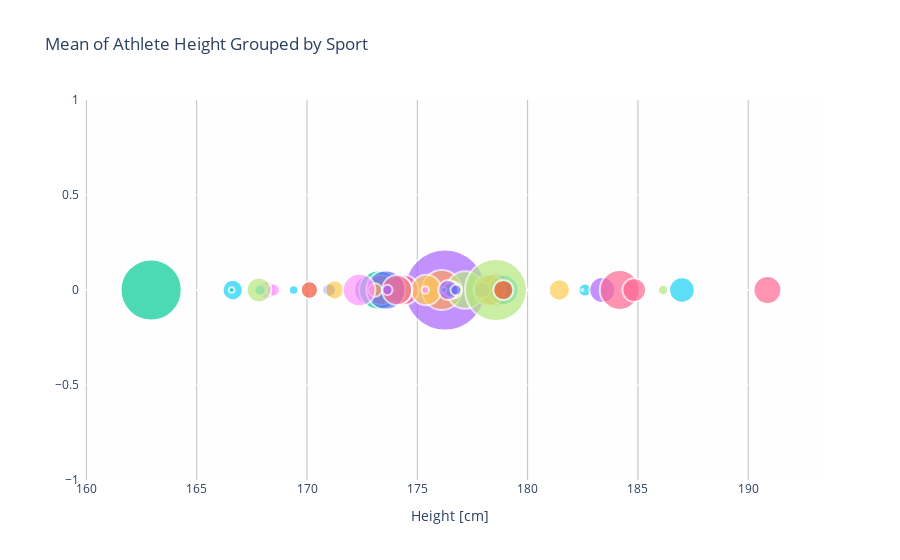

Notebook cell for this chart:
### Code cell
data = []
for sport in dataset['Sport']:
    ds = dataset[dataset['Sport']==sport]
    trace = go.Scatter(
        x = ds['Height'],
        
        name = sport,
        marker=dict(
            symbol='circle',
            sizemode='area',
            sizeref=10,
            size=ds['ID'],
            line=dict(
                width=2
            ),),
        text = ds['hover_text']
    )
    data.append(trace)
                         
layout = go.Layout(
    title='Mean of Athlete Height Grouped by Sport',
    xaxis=dict(
        title='Height [cm]',
        gridcolor='rgb(128, 128, 128)',
        zerolinewidth=1,
        ticklen=1,
        gridwidth=0.5,

    ),
    paper_bgcolor='rgb(255,255,255)',
    plot_bgcolor='rgb(254, 254, 254)',
    showlegend=False,
)


fig = dict(data = data, layout = layout)

iplot(fig, filename='athletes_Height_measurements')

### Figure 1 — Plotly figure (JSON) as saved in the notebook; plotly's stock layout.template omitted (floating-point values rounded to 4 significant figures)
{"data": [{"marker": {"line": {"width": 2}, "size": [6394], "sizemode": "area", "sizeref": 10, "symbol": "circle"}, "name": "Alpine Skiing", "text": ["Sport: Alpine Skiing<br>Number of athlets: 6394<br>Mean Height: 173.49<br>"], "type": "scatter", "x": [173.5]}, {"marker": {"line": {"width": 2}, "size": [1945], "sizemode": "area", "sizeref": 10, "symbol": "circle"}, "name": "Archery", "text": ["Sport: Archery<br>Number of athlets: 1945<br>Mean Height: 173.2<br>"], "type": "scatter", "x": [173.2]}, {"marker": {"line": {"width": 2}, "size": [59], "sizemode": "area", "sizeref": 10, "symbol": "circle"}, "name": "Art Competitions", "text": ["Sport: Art Competitions<br>Number of athlets: 59<br>Mean Height: 174.64<br>"], "type": "scatter", "x": [174.6]}, {"marker": {"line": {"width": 2}, "size": [32907], "sizemode": "area", "sizeref": 10, "symbol": "circle"}, "name": "Athletics", "text": ["Sport: Athletics<br>Number of athlets: 32907<br>Mean Height: 176.26<br>"], "type": "scatter", "x": [176.3]}, {"marker": {"line": {"width": 2}, "size": [1387], "sizemode": "area", "sizeref": 10, "symbol": "circle"}, "name": "Badminton", "text": ["Sport: Badminton<br>Number of athlets: 1387<br>Mean Height: 174.18<br>"], "type": "scatter", "x": [174.2]}, {"marker": {"line": {"width": 2}, "size": [846], "sizemode": "area", "sizeref": 10, "symbol": "circle"}, "name": "Baseball", "text": ["Sport: Baseball<br>Number of athlets: 846<br>Mean Height: 182.6<br>"], "type": "scatter", "x": [182.6]}, {"marker": {"line": {"width": 2}, "size": [3881], "sizemode": "area", "sizeref": 10, "symbol": "circle"}, "name": "Basketball", "text": ["Sport: Basketball<br>Number of athlets: 3881<br>Mean Height: 190.87<br>"], "type": "scatter", "x": [190.9]}, {"marker": {"line": {"width": 2}, "size": [545], "sizemode": "area", "sizeref": 10, "symbol": "circle"}, "name": "Beach Volleyball", "text": ["Sport: Beach Volleyball<br>Number of athlets: 545<br>Mean Height: 186.14<br>"], "type": "scatter", "x": [186.1]}, {"marker": {"line": {"width": 2}, "size": [4631], "sizemode": "area", "sizeref": 10, "symbol": "circle"}, "name": "Biathlon", "text": ["Sport: Biathlon<br>Number of athlets: 4631<br>Mean Height: 174.03<br>"], "type": "scatter", "x": [174.0]}, {"marker": {"line": {"width": 2}, "size": [2272], "sizemode": "area", "sizeref": 10, "symbol": "circle"}, "name": "Bobsleigh", "text": ["Sport: Bobsleigh<br>Number of athlets: 2272<br>Mean Height: 181.44<br>"], "type": "scatter", "x": [181.4]}, {"marker": {"line": {"width": 2}, "size": [4578], "sizemode": "area", "sizeref": 10, "symbol": "circle"}, "name": "Boxing", "text": ["Sport: Boxing<br>Number of athlets: 4578<br>Mean Height: 172.83<br>"], "type": "scatter", "x": [172.8]}, {"marker": {"line": {"width": 2}, "size": [5560], "sizemode": "area", "sizeref": 10, "symbol": "circle"}, "name": "Canoeing", "text": ["Sport: Canoeing<br>Number of athlets: 5560<br>Mean Height: 178.54<br>"], "type": "scatter", "x": [178.5]}, {"marker": {"line": {"width": 2}, "size": [7669], "sizemode": "area", "sizeref": 10, "symbol": "circle"}, "name": "Cross Country Skiing", "text": ["Sport: Cross Country Skiing<br>Number of athlets: 7669<br>Mean Height: 173.25<br>"], "type": "scatter", "x": [173.2]}, {"marker": {"line": {"width": 2}, "size": [448], "sizemode": "area", "sizeref": 10, "symbol": "circle"}, "name": "Curling", "text": ["Sport: Curling<br>Number of athlets: 448<br>Mean Height: 174.2<br>"], "type": "scatter", "x": [174.2]}, {"marker": {"line": {"width": 2}, "size": [7976], "sizemode": "area", "sizeref": 10, "symbol": "circle"}, "name": "Cycling", "text": ["Sport: Cycling<br>Number of athlets: 7976<br>Mean Height: 176.11<br>"], "type": "scatter", "x": [176.1]}, {"marker": {"line": {"width": 2}, "size": [2078], "sizemode": "area", "sizeref": 10, "symbol": "circle"}, "name": "Diving", "text": ["Sport: Diving<br>Number of athlets: 2078<br>Mean Height: 166.63<br>"], "type": "scatter", "x": [166.6]}, {"marker": {"line": {"width": 2}, "size": [4602], "sizemode": "area", "sizeref": 10, "symbol": "circle"}, "name": "Equestrianism", "text": ["Sport: Equestrianism<br>Number of athlets: 4602<br>Mean Height: 174.38<br>"], "type": "scatter", "x": [174.4]}, {"marker": {"line": {"width": 2}, "size": [6962], "sizemode": "area", "sizeref": 10, "symbol": "circle"}, "name": "Fencing", "text": ["Sport: Fencing<br>Number of athlets: 6962<br>Mean Height: 177.16<br>"], "type": "scatter", "x": [177.2]}, {"marker": {"line": {"width": 2}, "size": [1667], "sizemode": "area", "sizeref": 10, "symbol": "circle"}, "name": "Figure Skating", "text": ["Sport: Figure Skating<br>Number of athlets: 1667<br>Mean Height: 168.2<br>"], "type": "scatter", "x": [168.2]}, {"marker": {"line": {"width": 2}, "size": [4647], "sizemode": "area", "sizeref": 10, "symbol": "circle"}, "name": "Football", "text": ["Sport: Football<br>Number of athlets: 4647<br>Mean Height: 175.4<br>"], "type": "scatter", "x": [175.4]}, {"marker": {"line": {"width": 2}, "size": [926], "sizemode": "area", "sizeref": 10, "symbol": "circle"}, "name": "Freestyle Skiing", "text": ["Sport: Freestyle Skiing<br>Number of athlets: 926<br>Mean Height: 171.01<br>"], "type": "scatter", "x": [171.0]}, {"marker": {"line": {"width": 2}, "size": [131], "sizemode": "area", "sizeref": 10, "symbol": "circle"}, "name": "Golf", "text": ["Sport: Golf<br>Number of athlets: 131<br>Mean Height: 174.29<br>"], "type": "scatter", "x": [174.3]}, {"marker": {"line": {"width": 2}, "size": [18662], "sizemode": "area", "sizeref": 10, "symbol": "circle"}, "name": "Gymnastics", "text": ["Sport: Gymnastics<br>Number of athlets: 18662<br>Mean Height: 162.94<br>"], "type": "scatter", "x": [162.9]}, {"marker": {"line": {"width": 2}, "size": [3349], "sizemode": "area", "sizeref": 10, "symbol": "circle"}, "name": "Handball", "text": ["Sport: Handball<br>Number of athlets: 3349<br>Mean Height: 183.38<br>"], "type": "scatter", "x": [183.4]}, {"marker": {"line": {"width": 2}, "size": [4315], "sizemode": "area", "sizeref": 10, "symbol": "circle"}, "name": "Hockey", "text": ["Sport: Hockey<br>Number of athlets: 4315<br>Mean Height: 173.36<br>"], "type": "scatter", "x": [173.4]}, {"marker": {"line": {"width": 2}, "size": [4611], "sizemode": "area", "sizeref": 10, "symbol": "circle"}, "name": "Ice Hockey", "text": ["Sport: Ice Hockey<br>Number of athlets: 4611<br>Mean Height: 178.9<br>"], "type": "scatter", "x": [178.9]}, {"marker": {"line": {"width": 2}, "size": [2], "sizemode": "area", "sizeref": 10, "symbol": "circle"}, "name": "Jeu De Paume", "text": ["Sport: Jeu De Paume<br>Number of athlets: 2<br>Mean Height: 178.5<br>"], "type": "scatter", "x": [178.5]}, {"marker": {"line": {"width": 2}, "size": [3400], "sizemode": "area", "sizeref": 10, "symbol": "circle"}, "name": "Judo", "text": ["Sport: Judo<br>Number of athlets: 3400<br>Mean Height: 174.19<br>"], "type": "scatter", "x": [174.2]}, {"marker": {"line": {"width": 2}, "size": [2], "sizemode": "area", "sizeref": 10, "symbol": "circle"}, "name": "Lacrosse", "text": ["Sport: Lacrosse<br>Number of athlets: 2<br>Mean Height: 174.0<br>"], "type": "scatter", "x": [174]}, {"marker": {"line": {"width": 2}, "size": [1382], "sizemode": "area", "sizeref": 10, "symbol": "circle"}, "name": "Luge", "text": ["Sport: Luge<br>Number of athlets: 1382<br>Mean Height: 176.66<br>"], "type": "scatter", "x": [176.7]}, {"marker": {"line": {"width": 2}, "size": [1293], "sizemode": "area", "sizeref": 10, "symbol": "circle"}, "name": "Modern Pentathlon", "text": ["Sport: Modern Pentathlon<br>Number of athlets: 1293<br>Mean Height: 177.94<br>"], "type": "scatter", "x": [177.9]}, {"marker": {"line": {"width": 2}, "size": [1], "sizemode": "area", "sizeref": 10, "symbol": "circle"}, "name": "Motorboating", "text": ["Sport: Motorboating<br>Number of athlets: 1<br>Mean Height: 181.0<br>"], "type": "scatter", "x": [181]}, {"marker": {"line": {"width": 2}, "size": [1120], "sizemode": "area", "sizeref": 10, "symbol": "circle"}, "name": "Nordic Combined", "text": ["Sport: Nordic Combined<br>Number of athlets: 1120<br>Mean Height: 176.5<br>"], "type": "scatter", "x": [176.5]}, {"marker": {"line": {"width": 2}, "size": [4], "sizemode": "area", "sizeref": 10, "symbol": "circle"}, "name": "Polo", "text": ["Sport: Polo<br>Number of athlets: 4<br>Mean Height: 175.5<br>"], "type": "scatter", "x": [175.5]}, {"marker": {"line": {"width": 2}, "size": [2], "sizemode": "area", "sizeref": 10, "symbol": "circle"}, "name": "Racquets", "text": ["Sport: Racquets<br>Number of athlets: 2<br>Mean Height: 176.0<br>"], "type": "scatter", "x": [176]}, {"marker": {"line": {"width": 2}, "size": [632], "sizemode": "area", "sizeref": 10, "symbol": "circle"}, "name": "Rhythmic Gymnastics", "text": ["Sport: Rhythmic Gymnastics<br>Number of athlets: 632<br>Mean Height: 167.87<br>"], "type": "scatter", "x": [167.9]}, {"marker": {"line": {"width": 2}, "size": [7920], "sizemode": "area", "sizeref": 10, "symbol": "circle"}, "name": "Rowing", "text": ["Sport: Rowing<br>Number of athlets: 7920<br>Mean Height: 184.17<br>"], "type": "scatter", "x": [184.2]}, {"marker": {"line": {"width": 2}, "size": [62], "sizemode": "area", "sizeref": 10, "symbol": "circle"}, "name": "Rugby", "text": ["Sport: Rugby<br>Number of athlets: 62<br>Mean Height: 176.1<br>"], "type": "scatter", "x": [176.1]}, {"marker": {"line": {"width": 2}, "size": [297], "sizemode": "area", "sizeref": 10, "symbol": "circle"}, "name": "Rugby Sevens", "text": ["Sport: Rugby Sevens<br>Number of athlets: 297<br>Mean Height: 175.36<br>"], "type": "scatter", "x": [175.4]}, {"marker": {"line": {"width": 2}, "size": [4939], "sizemode": "area", "sizeref": 10, "symbol": "circle"}, "name": "Sailing", "text": ["Sport: Sailing<br>Number of athlets: 4939<br>Mean Height: 178.26<br>"], "type": "scatter", "x": [178.3]}, {"marker": {"line": {"width": 2}, "size": [7669], "sizemode": "area", "sizeref": 10, "symbol": "circle"}, "name": "Shooting", "text": ["Sport: Shooting<br>Number of athlets: 7669<br>Mean Height: 173.57<br>"], "type": "scatter", "x": [173.6]}, {"marker": {"line": {"width": 2}, "size": [1488], "sizemode": "area", "sizeref": 10, "symbol": "circle"}, "name": "Short Track Speed Skating", "text": ["Sport: Short Track Speed Skating<br>Number of athlets: 1488<br>Mean Height: 170.11<br>"], "type": "scatter", "x": [170.1]}, {"marker": {"line": {"width": 2}, "size": [175], "sizemode": "area", "sizeref": 10, "symbol": "circle"}, "name": "Skeleton", "text": ["Sport: Skeleton<br>Number of athlets: 175<br>Mean Height: 176.19<br>"], "type": "scatter", "x": [176.2]}, {"marker": {"line": {"width": 2}, "size": [2031], "sizemode": "area", "sizeref": 10, "symbol": "circle"}, "name": "Ski Jumping", "text": ["Sport: Ski Jumping<br>Number of athlets: 2031<br>Mean Height: 176.4<br>"], "type": "scatter", "x": [176.4]}, {"marker": {"line": {"width": 2}, "size": [935], "sizemode": "area", "sizeref": 10, "symbol": "circle"}, "name": "Snowboarding", "text": ["Sport: Snowboarding<br>Number of athlets: 935<br>Mean Height: 173.09<br>"], "type": "scatter", "x": [173.1]}, {"marker": {"line": {"width": 2}, "size": [448], "sizemode": "area", "sizeref": 10, "symbol": "circle"}, "name": "Softball", "text": ["Sport: Softball<br>Number of athlets: 448<br>Mean Height: 169.4<br>"], "type": "scatter", "x": [169.4]}, {"marker": {"line": {"width": 2}, "size": [4523], "sizemode": "area", "sizeref": 10, "symbol": "circle"}, "name": "Speed Skating", "text": ["Sport: Speed Skating<br>Number of athlets: 4523<br>Mean Height: 174.08<br>"], "type": "scatter", "x": [174.1]}, {"marker": {"line": {"width": 2}, "size": [19150], "sizemode": "area", "sizeref": 10, "symbol": "circle"}, "name": "Swimming", "text": ["Sport: Swimming<br>Number of athlets: 19150<br>Mean Height: 178.56<br>"], "type": "scatter", "x": [178.6]}, {"marker": {"line": {"width": 2}, "size": [864], "sizemode": "area", "sizeref": 10, "symbol": "circle"}, "name": "Synchronized Swimming", "text": ["Sport: Synchronized Swimming<br>Number of athlets: 864<br>Mean Height: 168.48<br>"], "type": "scatter", "x": [168.5]}, {"marker": {"line": {"width": 2}, "size": [1789], "sizemode": "area", "sizeref": 10, "symbol": "circle"}, "name": "Table Tennis", "text": ["Sport: Table Tennis<br>Number of athlets: 1789<br>Mean Height: 171.25<br>"], "type": "scatter", "x": [171.3]}, {"marker": {"line": {"width": 2}, "size": [598], "sizemode": "area", "sizeref": 10, "symbol": "circle"}, "name": "Taekwondo", "text": ["Sport: Taekwondo<br>Number of athlets: 598<br>Mean Height: 176.75<br>"], "type": "scatter", "x": [176.8]}, {"marker": {"line": {"width": 2}, "size": [2042], "sizemode": "area", "sizeref": 10, "symbol": "circle"}, "name": "Tennis", "text": ["Sport: Tennis<br>Number of athlets: 2042<br>Mean Height: 178.9<br>"], "type": "scatter", "x": [178.9]}, {"marker": {"line": {"width": 2}, "size": [151], "sizemode": "area", "sizeref": 10, "symbol": "circle"}, "name": "Trampolining", "text": ["Sport: Trampolining<br>Number of athlets: 151<br>Mean Height: 166.58<br>"], "type": "scatter", "x": [166.6]}, {"marker": {"line": {"width": 2}, "size": [528], "sizemode": "area", "sizeref": 10, "symbol": "circle"}, "name": "Triathlon", "text": ["Sport: Triathlon<br>Number of athlets: 528<br>Mean Height: 173.65<br>"], "type": "scatter", "x": [173.6]}, {"marker": {"line": {"width": 2}, "size": [25], "sizemode": "area", "sizeref": 10, "symbol": "circle"}, "name": "Tug-Of-War", "text": ["Sport: Tug-Of-War<br>Number of athlets: 25<br>Mean Height: 182.48<br>"], "type": "scatter", "x": [182.5]}, {"marker": {"line": {"width": 2}, "size": [3283], "sizemode": "area", "sizeref": 10, "symbol": "circle"}, "name": "Volleyball", "text": ["Sport: Volleyball<br>Number of athlets: 3283<br>Mean Height: 186.99<br>"], "type": "scatter", "x": [187.0]}, {"marker": {"line": {"width": 2}, "size": [2788], "sizemode": "area", "sizeref": 10, "symbol": "circle"}, "name": "Water Polo", "text": ["Sport: Water Polo<br>Number of athlets: 2788<br>Mean Height: 184.83<br>"], "type": "scatter", "x": [184.8]}, {"marker": {"line": {"width": 2}, "size": [3008], "sizemode": "area", "sizeref": 10, "symbol": "circle"}, "name": "Weightlifting", "text": ["Sport: Weightlifting<br>Number of athlets: 3008<br>Mean Height: 167.82<br>"], "type": "scatter", "x": [167.8]}, {"marker": {"line": {"width": 2}, "size": [5346], "sizemode": "area", "sizeref": 10, "symbol": "circle"}, "name": "Wrestling", "text": ["Sport: Wrestling<br>Number of athlets: 5346<br>Mean Height: 172.36<br>"], "type": "scatter", "x": [172.4]}], "layout": {"autosize": true, "paper_bgcolor": "rgb(255,255,255)", "plot_bgcolor": "rgb(254, 254, 254)", "showlegend": false, "title": {"text": "Mean of Athlete Height Grouped by Sport"}, "xaxis": {"autorange": true, "gridcolor": "rgb(128, 128, 128)", "gridwidth": 0.5, "range": [160.1, 193.1], "ticklen": 1, "title": {"text": "Height [cm]"}, "type": "linear", "zerolinewidth": 1}, "yaxis": {"autorange": true, "range": [-1, 1]}}}
